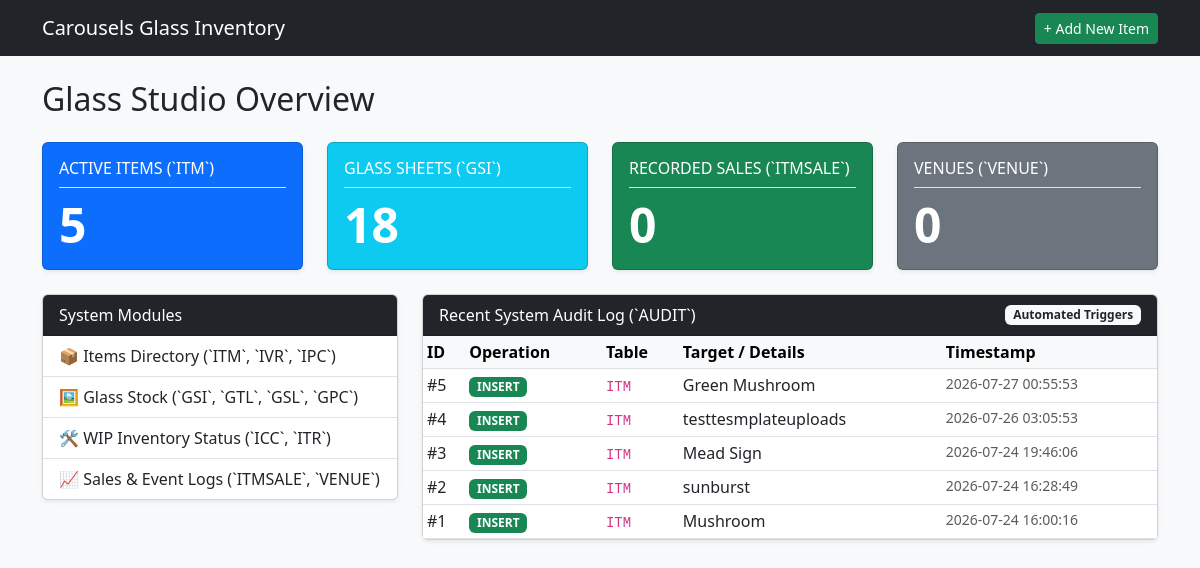
Before: / with the older database file.
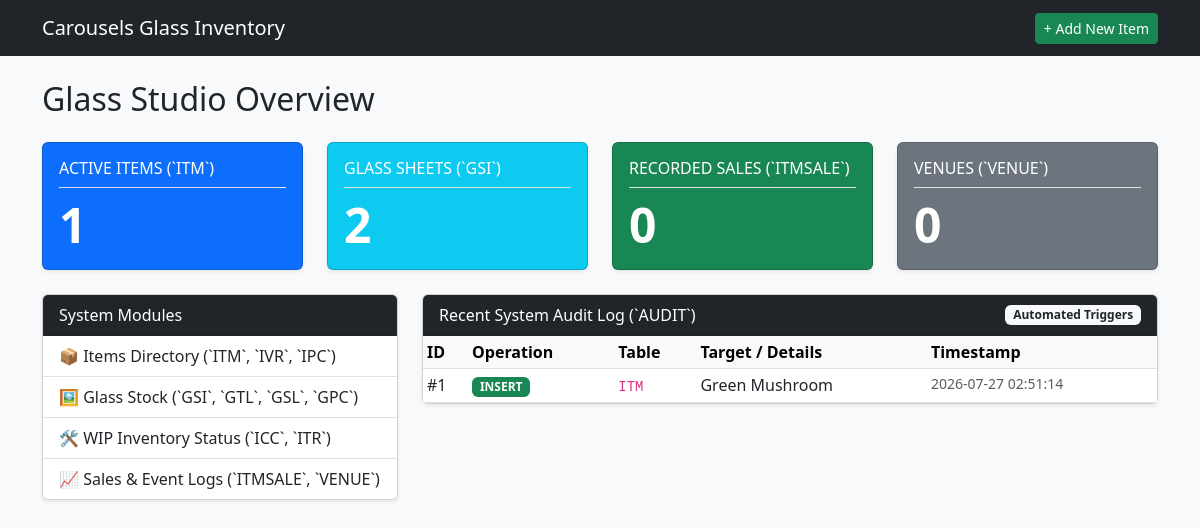
After: the same page with the newer database file.
### tables this page shows
CREATE TABLE AUDIT (

    TRANSID INTEGER PRIMARY KEY AUTOINCREMENT,
    TRNOP TEXT CHECK(TRNOP IN ('INSERT', 'UPDATE', 'DELETE')),
    TRNOLD TEXT,
    TRNNEW TEXT,
    TRNCOL TEXT,
    TRNTBL TEXT,
    TRNTS TEXT DEFAULT CURRENT_TIMESTAMP

);

### app.py (the view)
@app.route("/")
def index():
    db = get_db()
    stats = {
        "items": db.execute("SELECT COUNT(*) FROM ITM").fetchone()[0],
        "glass": db.execute("SELECT COUNT(*) FROM GSI").fetchone()[0],
        "sales": db.execute("SELECT COUNT(*) FROM ITMSALE").fetchone()[0],
        "venues": db.execute("SELECT COUNT(*) FROM VENUE").fetchone()[0],
    }
    recent_audits = db.execute(
        "SELECT * FROM AUDIT ORDER BY TRANSID DESC LIMIT 10"
    ).fetchall()
    return render_template(
        "dashboard.html", stats=stats, recent_audits=recent_audits
    )

### app.py (called while the page is built)
def get_db():
    conn = sqlite3.connect(DATABASE)
    conn.row_factory = sqlite3.Row
    conn.execute("PRAGMA foreign_keys = ON;")
    return conn

### templates/dashboard.html
{% extends 'base.html' %}
{% block content %}
<h2 class="mb-4">Glass Studio Overview</h2>
<div class="row mb-4">
	<div class="col-md-3">
	    <div class="card text-white bg-primary shadow-sm">
	        <div class="card-body">
	            <h6 class="card-title text-uppercase border-bottom pb-2">Active Items (`ITM`)</h6>
	            <h2 class="display-5 fw-bold mb-0">{{ stats['items'] }}</h2>
	        </div>
	    </div>
	</div>
	<div class="col-md-3">
        <div class="card text-white bg-info shadow-sm">
            <div class="card-body">
                <h6 class="card-title text-uppercase border-bottom pb-2">Glass Sheets (`GSI`)</h6>
                <h2 class="display-5 fw-bold mb-0">{{ stats.glass }}</h2>
            </div>
        </div>
    </div>
    <div class="col-md-3">
        <div class="card text-white bg-success shadow-sm">
            <div class="card-body">
                <h6 class="card-title text-uppercase border-bottom pb-2">Recorded Sales (`ITMSALE`)</h6>
                <h2 class="display-5 fw-bold mb-0">{{ stats.sales }}</h2>
            </div>
        </div>
    </div>
    <div class="col-md-3">
        <div class="card text-white bg-secondary shadow-sm">
            <div class="card-body">
                <h6 class="card-title text-uppercase border-bottom pb-2">Venues (`VENUE`)</h6>
                <h2 class="display-5 fw-bold mb-0">{{ stats.venues }}</h2>
            </div>
        </div>
    </div>
</div>
<div class="row">
    <div class="col-md-4 mb-4">
        <div class="card shadow-sm">
            <div class="card-header bg-dark text-white">System Modules</div>
            <div class="list-group list-group-flush">
                <a href="{{ url_for('index') }}" class="list-group-item list-group-item-action">📦 Items Directory (`ITM`, `IVR`, `IPC`)</a>
                <a href="{{ url_for('list_glass') }}" class="list-group-item list-group-item-action">🖼️ Glass Stock (`GSI`, `GTL`, `GSL`, `GPC`)</a>
                <a href="{{ url_for('inventory_status') }}" class="list-group-item list-group-item-action">🛠️ WIP Inventory Status (`ICC`, `ITR`)</a>
                <a href="{{ url_for('list_sales') }}" class="list-group-item list-group-item-action">📈 Sales & Event Logs (`ITMSALE`, `VENUE`)</a>
            </div>
        </div>
    </div>
    <div class="col-md-8">
        <div class="card shadow-sm">
            <div class="card-header bg-dark text-white d-flex justify-content-between align-items-center">
                <span>Recent System Audit Log (`AUDIT`)</span>
                <span class="badge bg-light text-dark">Automated Triggers</span>
            </div>
            <div class="card-body p-0">
                <table class="table table-sm table-hover mb-0">
                    <thead class="table-light">
                        <tr>
                            <th>ID</th>
                            <th>Operation</th>
                            <th>Table</th>
                            <th>Target / Details</th>
                            <th>Timestamp</th>
                        </tr>
                    </thead>
                    <tbody>
                        {% for log in recent_audits %}
                        <tr>
                            <td>#{{ log.TRANSID }}</td>
                            <td>
                                {% if log.TRNOP == 'INSERT' %}<span class="badge bg-success">INSERT</span>
                                {% elif log.TRNOP == 'UPDATE' %}<span class="badge bg-warning text-dark">UPDATE</span>
                                {% else %}<span class="badge bg-danger">DELETE</span>{% endif %}
                            </td>
                            <td><code>{{ log.TRNTBL }}</code></td>
                            <td>{{ log.TRNNEW or log.TRNOLD or '—' }}</td>
                            <td class="small text-muted">{{ log.TRNTS }}</td>
                        </tr>
                        {% else %}
                        <tr><td colspan="5" class="text-center py-3 text-muted">No audit operations recorded yet.</td></tr>
                        {% endfor %}
                    </tbody>
                </table>
            </div>
        </div>
    </div>
</div>
{% endblock %}

### templates/base.html (shortened to what this page needs)
<!DOCTYPE html>
<html lang="en">
<head>
    <link href="https://cdn.jsdelivr.net/npm/bootstrap@5.3.0/dist/css/bootstrap.min.css" rel="stylesheet">
</head>
<body class="bg-light">
    <nav class="navbar navbar-expand-lg navbar-dark bg-dark mb-4">
        <div class="container">
            <a class="navbar-brand" href="{{ url_for('index') }}">Carousels Glass Inventory</a>
            <div>
                <a href="{{ url_for('create_item') }}" class="btn btn-success btn-sm">+ Add New Item</a>
            </div>
        </div>
    </nav>
    <div class="container">
        {% block content %}{% endblock %}
    </div>
</body>
</html>

Changed rows visible on the page:
removed AUDIT: TRANSID "5", TRNOP "INSERT", TRNTBL "ITM", TRNNEW "Green Mushroom", TRNTS "2026-07-27 00:55:53"
removed AUDIT: TRANSID "4", TRNOP "INSERT", TRNTBL "ITM", TRNNEW "testtesmplateuploads", TRNTS "2026-07-26 03:05:53"
removed AUDIT: TRANSID "3", TRNOP "INSERT", TRNTBL "ITM", TRNNEW "Mead Sign", TRNTS "2026-07-24 19:46:06"
removed AUDIT: TRANSID "2", TRNOP "INSERT", TRNTBL "ITM", TRNNEW "sunburst", TRNTS "2026-07-24 16:28:49"
changed AUDIT "ITM": TRNNEW "Mushroom" → "Green Mushroom"; TRNTS "2026-07-24 16:00:16" → "2026-07-27 02:51:14"
Other visible differences:
{{ stats['items'] }}: "5" → "1"
{{ stats.glass }}: "18" → "2"
